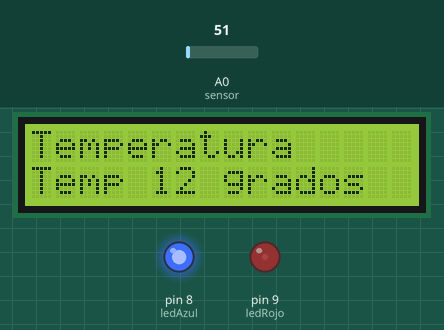
Bench run of a sketch on a simulated Arduino Uno, built with avr-gcc and run on an emulated ATmega328P. Parts: 16×2 character LCD, output pins drawn as LEDs (lit = HIGH). The test bench sets the inputs (shaded band); at power-on: A0 (sensor) = 51. What the sketch prints to the serial monitor is not drawn.

Above: at 1.6 s.
1.7 s: A0 (sensor) set to 43
At 4.0 s:
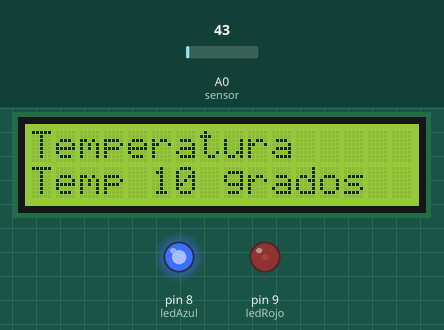
4.5 s: A0 (sensor) set to 36
At 6.5 s:
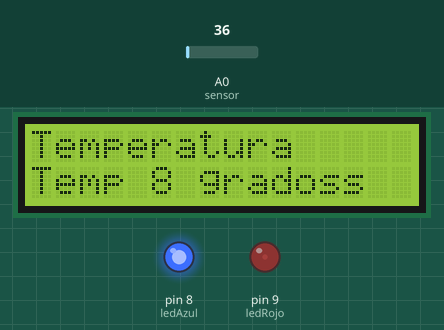
7.5 s: A0 (sensor) set to 112
At 10.3 s:
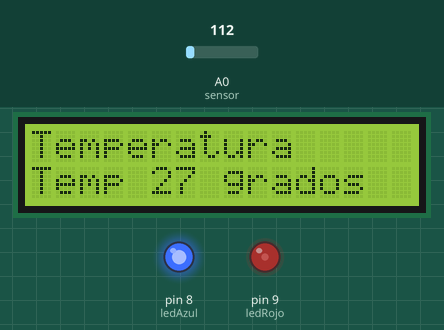
Timing chart, 0 to 11.8 s (numbered marks = the images above; inputs shaded):
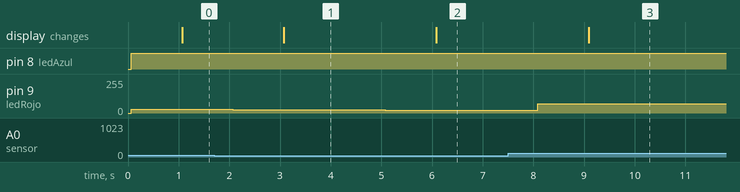

The sketch:

termometro1.ino
```cpp
/* Termometro con lm35, LCD, y led RGB
*/
#include<LiquidCrystal.h>
LiquidCrystal lcd(12,11,5,4,3,2);
const int sensor=0;
const int ledRojo=9;
const int ledAzul=8;

long milivolts;
long temperatura;
int brillo;
int contrastPin = 6; //Pin que identifica el pin donde esta conectado el puerto de contraste del LCD
int contrastValue= 1; // Valor del contraste en la Pantalla (5-20)
void setup() {


  // put your setup code here, to run once:
  lcd.begin(16,2);
   //Seteo el pin "contrast" del LCS
  pinMode(contrastPin,OUTPUT); //El pin contrast (LCD) debe estar configurado como salida
  lcd.print("Temperatura ");
  pinMode(ledRojo,OUTPUT);
  pinMode(ledAzul,OUTPUT);
  Serial.begin(9600);

}

void loop() {
  // put your main code here, to run repeatedly:
  milivolts=(analogRead(sensor)*2500L)/1023;
  temperatura=milivolts/10;
  brillo=map(temperatura,0,100,0,255);
  brillo=constrain(brillo,0,255);
  analogWrite(ledRojo,brillo);
  analogWrite(ledAzul,255-brillo);
  Serial.print("Temperatura ");
  Serial.print(temperatura);
  Serial.println("grados ");
  delay(1000);
  lcd.setCursor(0,1);
  lcd.print("Temp ");
  lcd.print(temperatura);

 lcd.print(" grados");


}
```

Measured:
- the behaviour switches between 41 and 40 on A0 (sensor) (found by bisection; images 1 and 2)
- after the input at 1.7 s, pin 9 (ledRojo): 30/255 → 25/255 after 0.37 s; the display: changes after 1.4 s (image 1)
- after the input at 4.5 s, pin 9 (ledRojo): 25/255 → 20/255 after 0.58 s; the display: changes after 1.6 s (image 2)
- after the input at 7.5 s, pin 9 (ledRojo): 20/255 → 68/255 after 0.58 s; the display: changes after 1.6 s (image 3)
